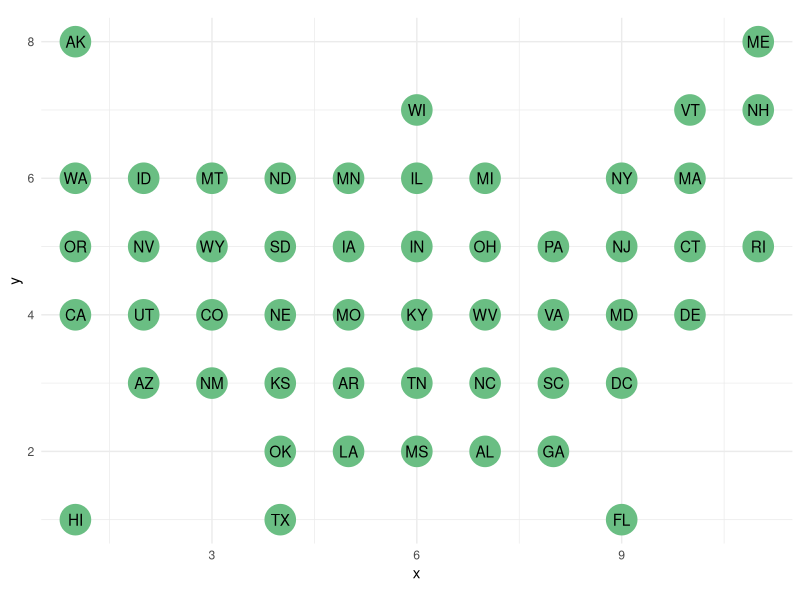
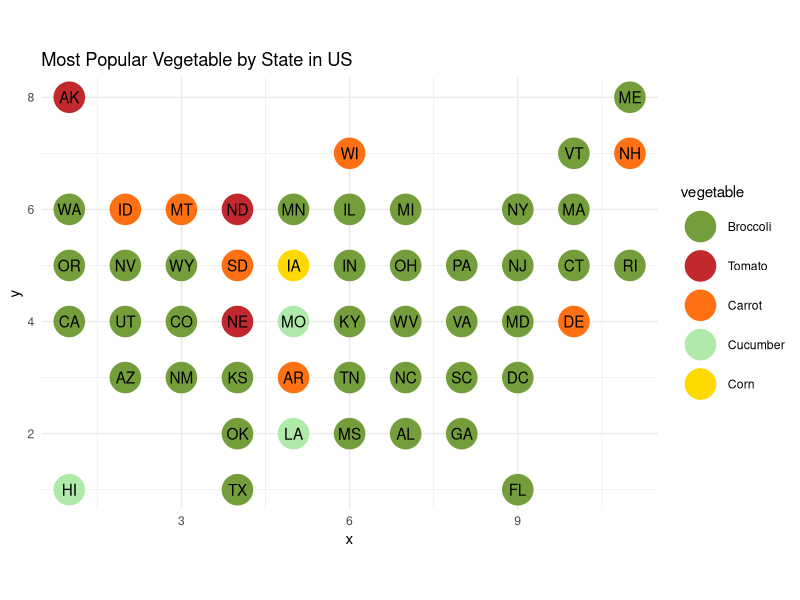

Reproduce these figures in R, in order. (Note: this script raises an error after producing the figures.)
## ---- chunk 1
knitr::opts_chunk$set(echo = TRUE)
## ---- chunk 2
library(tidyverse)
library(ggtext)
## ---- chunk 3
state_veg<-read.csv("data/state-fav-veg.csv")
head(state_veg)
## ---- chunk 4
state_location<-read.csv("data/state-location-grid.csv") 
head(state_location)
## ---- chunk 5
state_location %>%
  ggplot()+
  geom_point(aes(x=x,y=y),color="#6abe83",size=10)+
  geom_text(aes(x=x,y=y,label=code))+
  theme_minimal()+
  coord_fixed()
## ---- chunk 6
state_veg <- state_veg %>% 
  left_join(state_location %>% 
              dplyr::select(code,name,x,y),by = c("name"="name"))
state_veg$vegetable<-factor(state_veg$vegetable,levels = c("Broccoli", "Tomato",   "Carrot",   "Cucumber", "Corn")) 

state_veg  %>%
  ggplot()+
  geom_point(aes(x=x,y=y,color=vegetable),size=10)+
  geom_text(aes(x=x,y=y,label=code))+
  scale_color_manual(values = c("#739e3b","#C1292E","#FD7013","#AFEAAA","#FFD800"))+
  ggtitle("Most Popular Vegetable by State in US")+
  theme_minimal()+
  coord_fixed()
  
## ---- chunk 7
emoji_pic<-data.frame(
  vegetable = c("Broccoli", "Tomato", "Carrot", "Cucumber", "Corn"),
  emoji_link = c("img/broccoli_1f966.png",
                 "img/tomato_1f345.png",
                 "img/carrot_1f955.png",
                 "img/cucumber_1f952.png",
                 "img/ear-of-corn_1f33d.png"
  )
)

head(emoji_pic)
## ---- chunk 8
state_veg <- state_veg %>%
  left_join(emoji_pic,by = c("vegetable" = "vegetable"))
state_veg$vegetable<-factor(state_veg$vegetable,levels = c("Broccoli", "Tomato",   "Carrot",   "Cucumber", "Corn")) 


## ---- chunk 9
head(state_veg)
## ---- chunk 10
func_link_to_img <- function(x, size = 30) {
  paste0("<img src='", x, "' width='", size, "'/>")
}
## ---- chunk 11
ggplot()+
  geom_text(data = state_veg ,aes(x=x,y=(y-0.3),label=code,color=vegetable),
            size=8,alpha=0.8,family="Arial Black")+ # the Two-Letter Abbreviations of each state
  scale_color_manual(values = c("#739e3b","#d9534f","#FD7013","#AFEAAA","#FFD800"))+
  geom_richtext(data = state_veg, 
                aes(x=x,y=y,label=func_link_to_img(emoji_link)),
                fill= NA,label.color = NA)+ # remove background and outline
  theme_minimal()+
  coord_fixed()+
  theme(    axis.title=element_blank(),
            axis.text=element_blank(),
            panel.grid=element_blank(),
            strip.text=element_blank(),
            legend.position = "none",
  )

## ---- chunk 12
ggplot()+
  geom_text(data = state_veg ,aes(x=x,y=(y-0.35),label=code),
            color="black",size=7,alpha=0.6,family="Arial Black")+ # add Abbreviations
  geom_text(data = state_veg ,aes(x=(x+0.01),y=(y-0.32),label=code,color=vegetable),
            size=7,alpha=1,family="Arial Black")+ # add a shade for the Abbreviations
  geom_text(aes(x=9.5,y=0.87),
            label="Data source \nhttps://www.thedailymeal.com/\neat/popular-vegetable-us-states\nTwitter @yyuanxuan",
            color="#bc8420",
            size=2,hjust = 0,family="Impact")+
  geom_text(aes(x=5.5,y=7.6),label="Most Popular Vegetable \nby State in US",color="#393E46",
            size=6,family="Silom")+
  geom_richtext(
    data = state_veg,
    aes(x=x,y=y,label=func_link_to_img(emoji_link)),
    fill= NA,label.color = NA)+ # remove background and outline
  scale_color_manual(values = c("#739e3b","#d9534f","#FD7013","#AFEAAA","#FFD800"))+
  xlim(0,12)+
  ylim(0,8.5)+
  theme_minimal()+
  coord_fixed()+
  theme(axis.title.x =element_blank(),
        axis.title.y = element_blank(),
             axis.text=element_blank(),
             panel.grid=element_blank(),
             strip.text=element_blank(),
            plot.background = element_rect(fill = "#fff1c1",color="#fff1c1"),
            legend.position = "none",
            plot.title = element_text(hjust = 0.5,vjust=-10)

  )

## ---- chunk 13
ggplot()+
  geom_text(data = state_veg ,aes(x=x,y=(y-0.35),label=code),color="black",size=7,alpha=0.6,family="Arial Black")+
  geom_text(data = state_veg ,aes(x=(x+0.01),y=(y-0.32),label=code,color=vegetable),size=7,alpha=1,family="Arial Black")+
  geom_text(aes(x=9.5,y=0.87),label="Data source \nhttps://www.thedailymeal.com/\neat/popular-vegetable-us-states\nTwitter @yyuanxuan",color="#bc8420",
            size=2,hjust = 0,family="Impact")+
  geom_text(aes(x=6,y=7.6),label="Most Popular Vegetable by State in US \n(Replace Corn with Popcorn)",color="#393E46",
            size=5,family="Silom")+


  scale_color_manual(values = c("#739e3b",
                                "#d9534f",
                                "#FD7013",
                                "#AFEAAA",
                                "#FFD800"))+
  geom_richtext(
    data = state_veg %>%
      mutate(emoji_link= str_replace(emoji_link,"img/ear-of-corn_1f33d.png","img/popcorn.png")),aes(x=x,y=y,label=func_link_to_img(emoji_link)),fill= NA,label.color = NA)+
  xlim(0,12)+
  ylim(0,8.5)+
  theme_minimal()+
  coord_fixed()+
  theme(
             axis.title.x =element_blank(),
             axis.title.y = element_blank(),
             axis.text=element_blank(),
             panel.grid=element_blank(),
             strip.text=element_blank(),
            plot.background = element_rect(fill = "#fff1c1",color="#fff1c1"),
            legend.position = "none",
            plot.title = element_text(hjust = 0.5,vjust=-10)

  )
